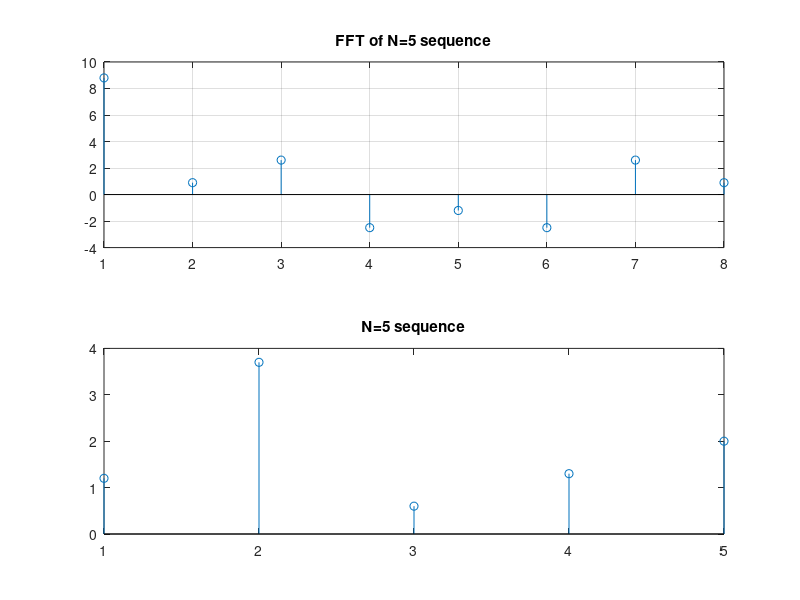

MATLAB code to generate this figure:
x = [1.2 3.7 0.6 1.3 2];
y = fft(x , 8);

subplot(211)
stem(y)
title("FFT of N=5 sequence");
grid on;
subplot(212)
stem(x);
title("N=5 sequence")
